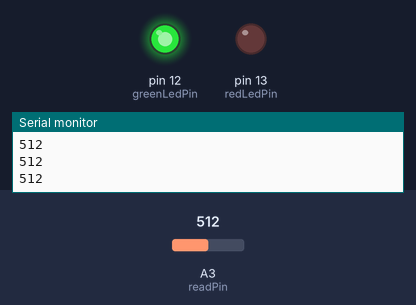
The sketch below on a simulated Arduino Uno, built with avr-gcc and run on an emulated ATmega328P. On the bench: output pins drawn as LEDs (lit = HIGH), the last lines printed to the serial monitor. The test bench sets the inputs (shaded band); at power-on: A3 (readPin) = 512.

Above: at 1.2 s.
1.3 s: A3 (readPin) set to 0
At 2.0 s:
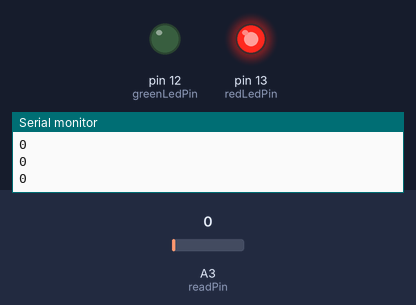
2.8 s: A3 (readPin) set to 122
At 3.3 s:
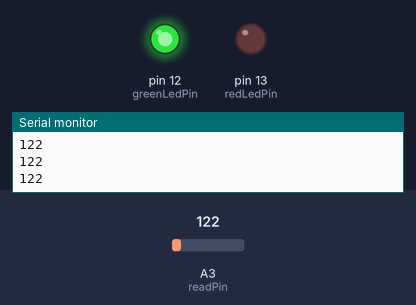
Timing chart, 0 to 5.8 s (numbered marks = the images above; inputs shaded):
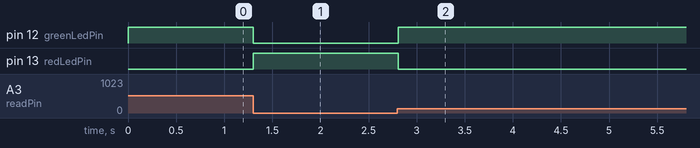

The sketch:

17_push_pull_resistor_voltage_reading.ino
```cpp
int readPin = A3;
int readValue = 0;
int redLedPin = 13;
int greenLedPin = 12;
void setup() {
  Serial.begin(9600);
  pinMode(readPin, INPUT);
  pinMode(redLedPin, OUTPUT);
  pinMode(greenLedPin, OUTPUT);
}

void loop() {
  // put your main code here, to run repeatedly:
  readValue = analogRead(readPin);
  Serial.println(readValue);
  if (readValue == 0) {
    digitalWrite(redLedPin, HIGH);
    digitalWrite(greenLedPin, LOW);
  } else {
    digitalWrite(redLedPin, LOW);
    digitalWrite(greenLedPin, HIGH);
  }
  delay(100);
}
```

Measured:
- after the input at 1.3 s, pin 12 (greenLedPin): HIGH → LOW at once; pin 13 (redLedPin): LOW → HIGH at once
- after the input at 2.8 s, pin 12 (greenLedPin): LOW → HIGH at once; pin 13 (redLedPin): HIGH → LOW at once
